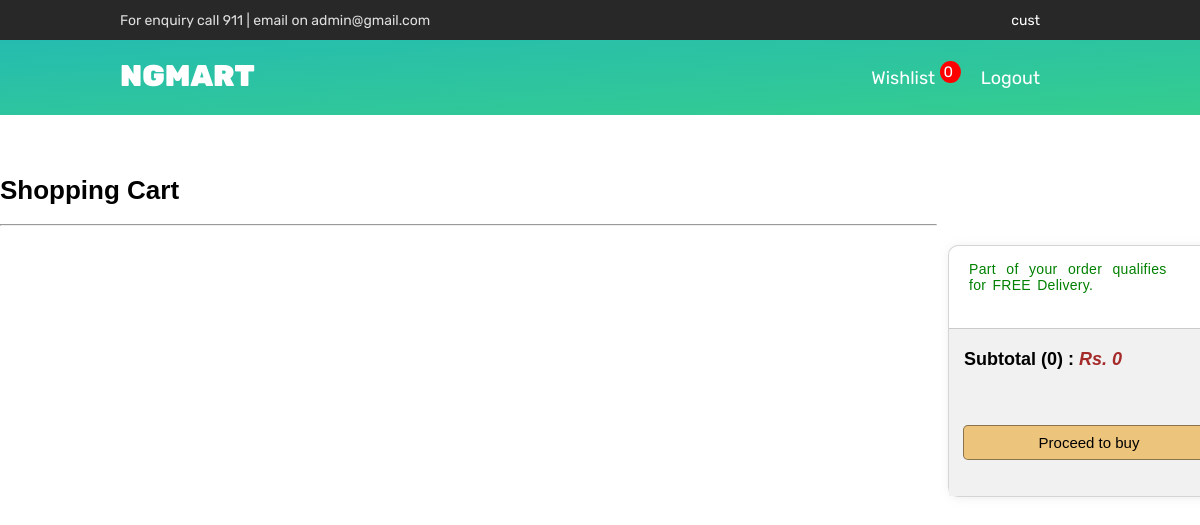
Page /php/cust/cart.php (signed in) on the earlier database version.
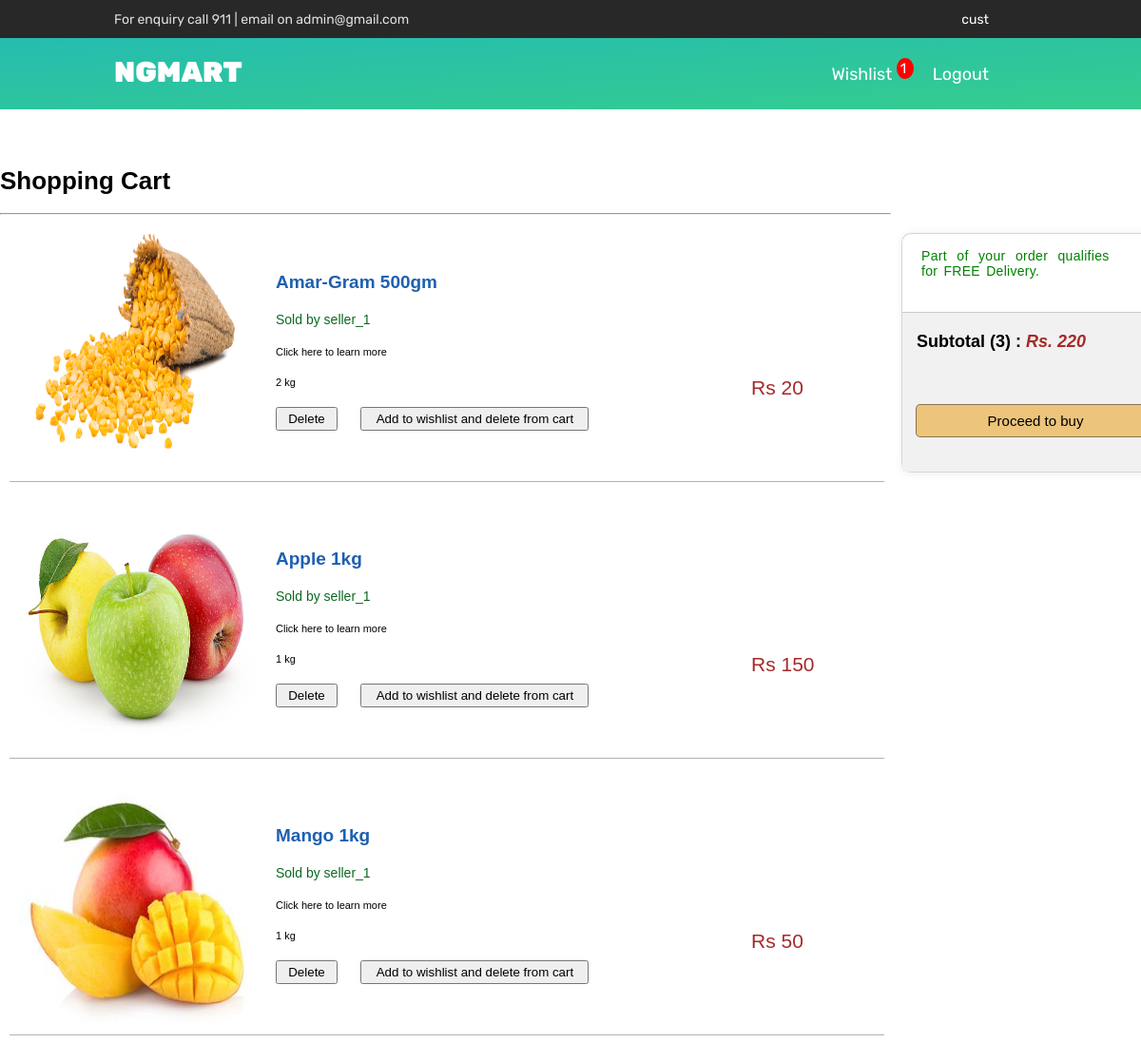
Same page on the later database version.
### tables this page shows
CREATE TABLE `customerreg_tbl` (
  `customerreg_id` int(8) NOT NULL,
  `login_id` int(8) NOT NULL,
  `name` varchar(30) NOT NULL,
  `cust_img` varchar(50) DEFAULT NULL,
  `cust_phn_no` varchar(13) DEFAULT NULL,
  `cust_add` varchar(255) DEFAULT NULL,
  `cust_location_id` int(11) NOT NULL,
  `cust_district` int(11) NOT NULL
);

CREATE TABLE `cart_tbl` (
  `cart_id` int(11) NOT NULL,
  `customerreg_id` int(50) NOT NULL,
  `ps_id` int(50) NOT NULL,
  `cart_qty` int(11) NOT NULL DEFAULT 1
);

CREATE TABLE `product_seller_tbl` (
  `ps_id` int(10) NOT NULL,
  `ps_seller_id` int(11) NOT NULL,
  `ps_product_id` int(11) NOT NULL,
  `ps_price` decimal(10,2) NOT NULL,
  `ps_image` varchar(255) NOT NULL,
  `ps_desc` varchar(255) NOT NULL,
  `ps_total_stock` int(50) NOT NULL
);

CREATE TABLE `product_tbl` (
  `product_id` int(11) NOT NULL,
  `prod_categories_id` int(11) NOT NULL,
  `prod_name` varchar(255) NOT NULL
);

CREATE TABLE `sellerreg_tbl` (
  `seller_id` int(8) NOT NULL,
  `seller_login_id` int(8) NOT NULL,
  `seller_name` varchar(30) NOT NULL,
  `seller_mobile_no` varchar(13) DEFAULT NULL,
  `seller_add` varchar(255) DEFAULT NULL,
  `seller_work_days` varchar(30) DEFAULT NULL,
  `seller_image` varchar(255) DEFAULT NULL,
  `time_1` varchar(30) DEFAULT NULL,
  `seller_location_id` int(11) DEFAULT NULL,
  `seller_dist_id` int(11) DEFAULT NULL
);

### php/cust/cart.php (the view, shortened to what this page needs)
<?php
if(isset($_SESSION['id'])){
    include("../dbconnection.php");
    $reg_id=$_SESSION['reg_id'];
?>
<!DOCTYPE html>
<html lang="en">
<head>
    <link href="../../style/cart_style.css" rel="stylesheet" />
</head>
<body>
    <div class="topblack">
		<div class="leftblock"><p>For enquiry call 911 | email on <a style="color:rgba(255, 255, 255, 0.851);" href="mailto:admin@gmail.com"> admin@gmail.com </a></p></div>
		<div class="rightblack">
			<?php
                $sql="SELECT name FROM customerreg_tbl WHERE customerreg_id=$reg_id";
                $result=mysqli_query($con,$sql);
                $row=mysqli_fetch_array($result);
                echo '<a href="#">'.$row['name'].'</a>';
			?>
		</div>
	</div>
	<div class="topbargreen">
		<p onclick="location.href='../../index.php'">NGMART</p>
		<div class="topgreen_right">
            <?php
                $sqln="select count(wish_id) as count2 from wish_tbl where customerreg_id=$reg_id";
                $resultn=mysqli_query($con,$sqln);
                $rown=mysqli_fetch_array($resultn);
                ?>
                <a href="wishlist.php" style="margin-right:20px">Wishlist
                    <sup id="ss" style="background-color:red;border-radius:100%;z-index:3;padding:2px 4px;"><?php echo $rown['count2']?> </sup>
                </a>
                <a href="../logout.php">Logout</a>
		</div>
	</div>
<div class="item_display">
<div class="margin" style="margin-top: 10px;">
        <div class="checkout">
            <div class="toppart">
                <p>Part of your order qualifies for FREE Delivery. </p>
            </div>
            <div class="bottompart">
            <?php
                $total=0;
                $sql="select count(ps_id) as count from cart_tbl where customerreg_id=$reg_id";
                $result=mysqli_query($con,$sql);
                $row=mysqli_fetch_array($result);
                    $l="select * from cart_tbl where customerreg_id=$reg_id";
                    $r1=mysqli_query($con,$l);
                    while($row1=mysqli_fetch_array($r1)){
                        $ps=$row1['ps_id'];
                        $sub="select ps_price from product_seller_tbl where ps_id=$ps";
                        $r2=mysqli_query($con,$sub);
                        $row2=mysqli_fetch_array($r2);
                        $total+=$row2['ps_price']*$row1['cart_qty'];
                    }
             ?>
                <b> Subtotal (<?php echo $row['count'] ?>) : <i style="color:brown"> Rs. <?php echo $total ?> </i></b>
               <center> <a href="update.html"><button > Proceed to buy </button> </a></center>
            </div>
        </div>
<div class="head"><h3>Shopping Cart</h3><br></div>
        <hr>
        <?php
            $sql="select * from cart_tbl where customerreg_id=$reg_id";
            $result=mysqli_query($con,$sql);
            while($row=mysqli_fetch_array($result))
            {
                $item_id=$row["ps_id"];
                $sql2="select *,p.prod_name as prod,s.seller_name as seller from sellerreg_tbl as s,product_seller_tbl as ps,login_tbl as l,product_tbl as p where ps.ps_seller_id=l.login_id and p.product_id=ps.ps_product_id and s.seller_login_id=l.login_id and ps_id=$item_id";
                $resulti=mysqli_query($con,$sql2);
                $rowi=mysqli_fetch_array($resulti);
                ?>
                <div class="cartitems">
                <a href=""><img src="../../images/<?php echo $rowi['ps_image'] ?>">
                    <div class="dis"><h2 style="margin-left:20px;"><?php echo $rowi['prod'] ?></h2>
                    <div class="seller">Sold by <?php echo $rowi['seller'] ?></div>
                    <div class="more">Click here to learn more</div></a>
                    <div class="pr">Rs <?php echo $rowi['ps_price']*$row['cart_qty']?></div>
                    <div class="more"><?php echo $row['cart_qty'] ?> kg</div>
                    <a href="delete_cartitems.php?id=<?php echo $row['cart_id'] ?>"><button>Delete</button></a>
                    <a href="deleteupdate.php?id=<?php echo $row['cart_id']?>&ps_id=<?php echo $row['ps_id'] ?>"><button style="width:240px;">Add to wishlist and delete from cart</button></a>
                </div>
        </div>
                <?php
            }
        ?>
    </div>
 </div>
</body>
    </html>
			<?php
		}?>

### style/cart_style.css (style rules this page uses)
* { margin:0px; padding:0px; }
body { background-color: rgb(255, 255, 255); font-family: fontone; }
a { text-decoration: none; }
.topblack { background-color: rgb(40, 40, 40); color:rgba(255, 255, 255, 0.851); height: 40px; font-size: 14px; }
.topblack .leftblock { float:left; padding-top: 12px; padding-left: 20px; margin-left: 100px; cursor: pointer; }
.topblack .rightblack { float: right; padding-top:12px; margin-right: 150px; }
.rightblack a { display: inline; margin-right: 10px; cursor: pointer; color: white; }
.topbargreen { height:75px; background:linear-gradient(to bottom right,rgb(37,188,176),rgb(53,205,142)) }
.topbargreen p { color:white; font-weight: 1000; font-size: 30px; padding-top: 18px; margin-left: 120px; display: inline-block; }
.topgreen_right { float:right; margin-top:23px; margin-right:150px; }
.topgreen_right a { color:white; font-size: 18px; display: inline; margin-right: 10px; }
.item_display { font-family:Helvetica, sans-serif; }
.cartitems { transition: transform .2s; margin:10px; padding: 10px; width:900px; height:250px; border-bottom: 1px solid rgba(0, 0, 0,.3); background-color: rgb(255, 255, 255); float: left; display: block; }
.cartitems img { float: left; border-radius: 20px 0px 0px 20px; width:250px; height: 250px; }
.cartitems button { margin-left:20px; height:10%; width:10%; }
.dis { margin-top:40px; float: left; width:650px; height: 250px; background-color:rgba(255, 255, 255, 0); }
.seller { margin:20px; font-size: 14px; color:rgb(11,105,33); }
.more { margin:20px; font-size: 11px; color:black; }
.head { float: left; width:75%; }
.item_display h3 { margin-top:50px; font-size:26px; margin-bottom: 0px; font-family:Helvetica, sans-serif; }
hr { margin:0px; width:76%; }
.item_display h2 { color:rgb(29,96,176); font-size: 19px; }
.pr { position:relative; right:40px; color:brown; font-size:21px; float:right; width:90px; }
.item_display p { width:76%; font-size:14px; letter-spacing:.3px; word-spacing: 2px; }
.toppart { color:green; padding-left: 20px; padding-top: 15px;; text-align: justify; }
.bottompart { position:absolute; height:67%; width:100%; bottom: 0px; background-color: rgb(241,241,241); border-top:1px solid rgba(36, 36, 36, 0.192); }
.checkout { position:relative; border-radius: 10px; margin-top:120px; float:right; width:280px; height:250px; box-shadow: 1px 1px 8px 1px rgba(206, 204, 201, 0.301); background-color: white; border:1px solid rgba(36, 36, 36, 0.192); }
.bottompart b { float:left; margin-top:20px; margin-left:15px; font-size:large; }
.bottompart button { background-color: rgba(235,185,94,.8); width:90%; height:35px; margin-top:55px; border:1px solid rgba(10, 10, 10, 0.431); border-radius: 5px; font-size:15px; color:black; }
.margin { width:1230px; margin:auto; }
sup { z-index: -1; border-radius: 50%; padding:4px; position:relative; background-color:red; }

Differences in the rows shown:
added cart_tbl: ps.ps_image (picture), product_tbl.prod_name "Amar-Gram 500gm", sellerreg_tbl.seller_name "seller_1", $rowi['ps_price']*$row['cart_qty'] "20", cart_qty "2"
added cart_tbl: ps.ps_image (picture), product_tbl.prod_name "Apple 1kg", sellerreg_tbl.seller_name "seller_1", $rowi['ps_price']*$row['cart_qty'] "150", cart_qty "1"
added cart_tbl: ps.ps_image (picture), product_tbl.prod_name "Mango 1kg", sellerreg_tbl.seller_name "seller_1", $rowi['ps_price']*$row['cart_qty'] "50", cart_qty "1"
Other differences:
$rown['count2']: "0" → "1"
$row['count']: "0" → "3"
$total: "0" → "220"
